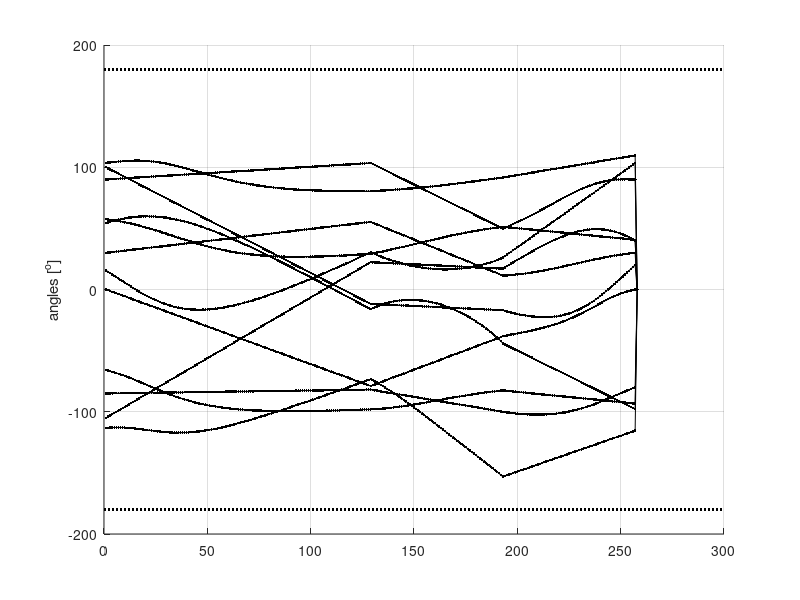
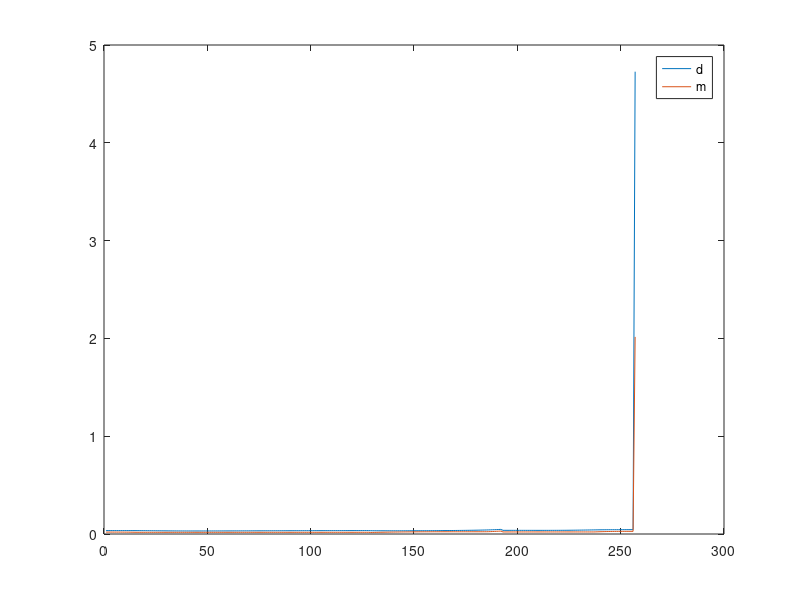

Here is the MATLAB script that generated these plots, in order:
clear all
clc

% D = load('../robot_paths.txt');
D = dlmread('./path.txt',' ',1,0);
D = D(:,1:12);

figure(1)
clf
hold on
for i = 1:12
    %     plot(D(:,1),D(:,i),'.-k');
    plot(rad2deg(D(:,i)),'.-k');
    
    %     plot(Do(:,i),'x--r');
    plot(xlim,180*[1 1],':k','linewidth',1.5);
    plot(xlim,-180*[1 1],':k','linewidth',1.5);
    
    grid on
    %     pause(1)
end
hold off
ylabel('angles [^o]');
% title(['Local connection distance: ' num2str( norm(D(1,:)-D(end,:)) ) ]);

%%
for i = 2:size(D,1)
    d(i-1) = norm(D(i,:)-D(i-1,:));
    m(i-1) = max(abs(D(i,:)-D(i-1,:)));
end
figure(2)
plot(d);
hold on
plot(m);
hold off
legend('d','m');
